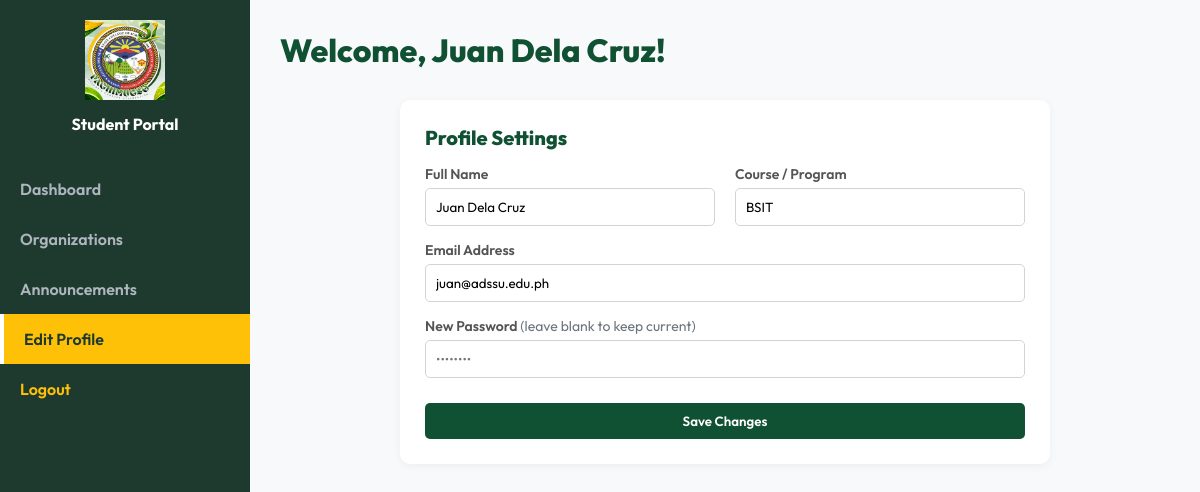
/student/profile.php (signed in), run on the app's committed database.
### tables this page shows
CREATE TABLE IF NOT EXISTS `users` (
    `id` INT AUTO_INCREMENT PRIMARY KEY,
    `fullname` VARCHAR(255) NOT NULL,
    `email` VARCHAR(255) NOT NULL UNIQUE,
    `password` VARCHAR(255) NOT NULL,
    `course` VARCHAR(100) DEFAULT NULL,
    `role` ENUM('student', 'sub_admin') DEFAULT 'student',
    `created_at` TIMESTAMP DEFAULT CURRENT_TIMESTAMP
);

### student/profile.php (the view, shortened to what this page needs)
<?php
require_once 'student_header.php';
$stmtUser = $pdo->prepare("SELECT * FROM users WHERE id = ?");
$stmtUser->execute([$user_id]);
$user = $stmtUser->fetch();
?>
<div class="card" style="max-width:600px; margin: 0 auto; position: relative; overflow: hidden;">
    <div class="card-title"><i class="fa-solid fa-user-pen"></i> Profile Settings</div>
    <form method="POST">
        <div style="display: flex; gap: 20px; flex-wrap: wrap;">
            <div style="flex: 1; min-width: 250px;">
                <label><i class="fa-regular fa-id-badge"></i> Full Name</label>
                <input type="text" name="fullname" value="<?= htmlspecialchars($user['fullname']) ?>" required>
            </div>
            <div style="flex: 1; min-width: 250px;">
                <label><i class="fa-solid fa-graduation-cap"></i> Course / Program</label>
                <input type="text" name="course" value="<?= htmlspecialchars($user['course']) ?>" required>
            </div>
        </div>
        <label><i class="fa-regular fa-envelope"></i> Email Address</label>
        <input type="email" name="email" value="<?= htmlspecialchars($user['email']) ?>" required>
        <label><i class="fa-solid fa-lock"></i> New Password <span style="text-transform: none; font-weight: 400; color: #6c757d;">(leave blank to keep current)</span></label>
        <input type="password" name="password" placeholder="••••••••">
        <div style="margin-top: 10px;">
            <button type="submit" class="btn btn-primary" style="width:100%;"><i class="fa-solid fa-floppy-disk"></i> Save Changes</button>
        </div>
    </form>
</div>
<?php require_once 'student_footer.php'; ?>

### student/student_header.php (style rules this page uses)
:root { --primary: #0F5132; --secondary: #FFC107; --bg-color: #F8F9FA; --text-main: #212529; --card-bg: #FFFFFF; }
body { margin: 0; font-family: 'Outfit', sans-serif; background: var(--bg-color); color: var(--text-main); display: flex; min-height: 100vh; flex-direction: column; }
.card { background: var(--card-bg); border-radius: 10px; padding: 25px; box-shadow: 0 2px 10px rgba(0,0,0,0.05); margin-bottom: 20px; }
.card-title { font-size: 20px; font-weight: 800; color: var(--primary); margin-bottom: 15px; }
.btn { padding: 10px 20px; border: none; border-radius: 5px; cursor: pointer; font-weight: 600; text-decoration: none; display: inline-block; font-family: inherit; transition: 0.3s; }
.btn-primary { background: var(--primary); color: white; }
input, select, textarea { width: 100%; padding: 10px; margin-bottom: 15px; border: 1px solid #ced4da; border-radius: 5px; box-sizing: border-box; font-family: inherit; }
label { display: block; font-weight: 600; margin-bottom: 5px; color: #555; font-size: 14px; }

### data on the page
users: fullname "Juan Dela Cruz", course "BSIT", email "juan@adssu.edu.ph"

### other printed values
$_SESSION['fullname'] "Juan Dela Cruz"
